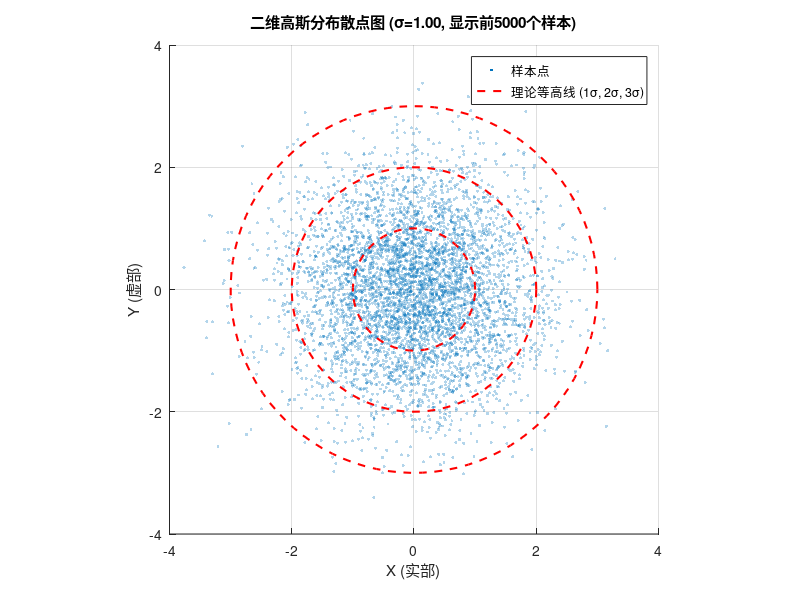
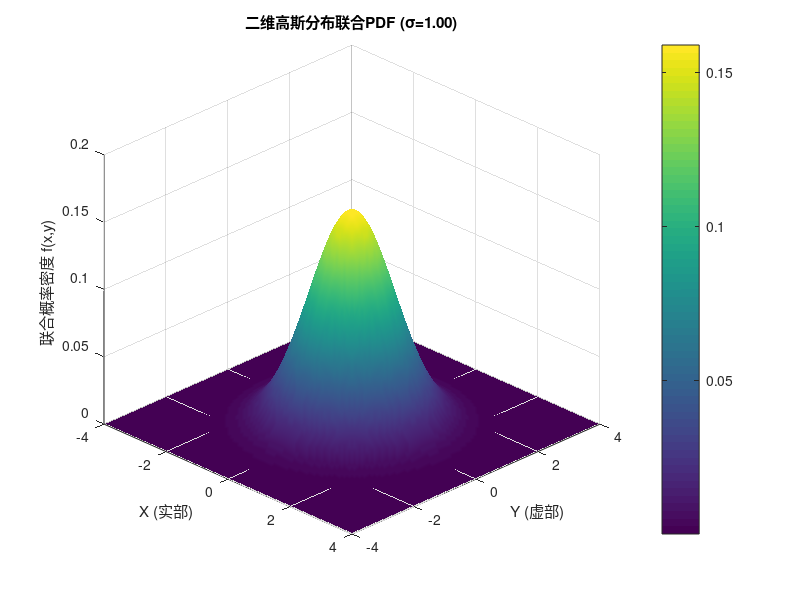
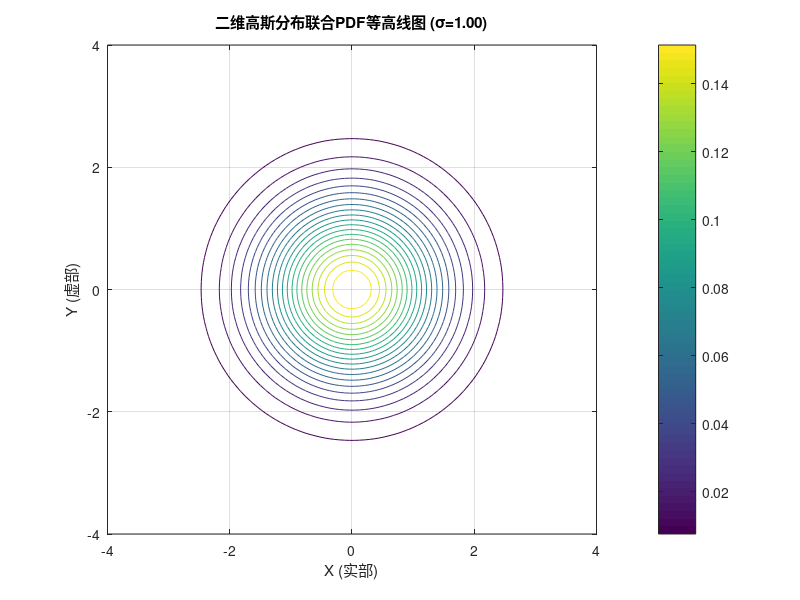

The MATLAB script that drew these images, in order: (Note: this script raises an error after producing the figures.)
% ============================================================================
% 文件名: test6.m
% 功能: 二维高斯分布到瑞利分布的推导步骤 + 可视化示例
% 描述:
%   1. 展示二维高斯分布（两个独立的高斯随机变量X和Y）
%   2. 推导瑞利分布：R = sqrt(X^2 + Y^2) 的幅度分布
%   3. 推导相位分布：θ = atan2(Y, X) 的均匀分布
%   4. 生成多个Figure展示：
%      - Figure 1: 二维高斯分布的散点图（X-Y平面）
%      - Figure 2: 二维高斯分布的联合概率密度函数（3D曲面）
%      - Figure 3: 二维高斯分布的联合概率密度函数（等高线图）
%      - Figure 4: 幅度R的直方图与理论瑞利分布PDF对比
%      - Figure 5: 相位θ的直方图与理论均匀分布PDF对比
%      - Figure 6: 幅度R的累积分布函数（CDF）对比
%      - Figure 7: 极坐标表示（幅度-相位关系）
%      - Figure 8: 瑞利分布参数对PDF的影响
% 原理: 
%   设 X ~ N(0, σ²), Y ~ N(0, σ²)，且X和Y独立
%   定义 R = sqrt(X² + Y²) 为幅度，θ = atan2(Y, X) 为相位
%   则 R 服从瑞利分布：f_R(r) = (r/σ²) * exp(-r²/(2σ²)), r ≥ 0
%   且 θ 服从均匀分布：f_θ(θ) = 1/(2π), θ ∈ [0, 2π)
%   瑞利分布参数：σ（尺度参数）
% ============================================================================

clc; clear; close all;

%===============================================================================
% 【系统参数配置】
%===============================================================================
N_samples = 100000;              % 样本数量（足够大以保证统计准确性）
sigma = 1.0;                     % 高斯分布的标准差（瑞利分布的尺度参数）
% 注意：瑞利分布的PDF为 f_R(r) = (r/σ²) * exp(-r²/(2σ²))
%      其中σ是尺度参数，对应二维高斯分布的标准差

%===============================================================================
% 【步骤1: 生成二维高斯分布样本】
%===============================================================================
% 生成两个独立的标准高斯随机变量
% X ~ N(0, σ²), Y ~ N(0, σ²)，且X和Y独立
randn('state', 0);               % 设置随机种子以保证可重复性
X = sigma * randn(1, N_samples); % X分量：均值为0，标准差为σ
Y = sigma * randn(1, N_samples); % Y分量：均值为0，标准差为σ

%===============================================================================
% 【步骤2: 计算幅度和相位】
%===============================================================================
% 幅度：R = sqrt(X² + Y²)
R = sqrt(X.^2 + Y.^2);

% 相位：θ = atan2(Y, X)，范围 [-π, π]
theta = atan2(Y, X);
% 将相位转换到 [0, 2π] 范围以便与理论分布对比
theta_0_2pi = mod(theta, 2*pi);

%===============================================================================
% 【可视化分析】
%===============================================================================

%------------------------------------------------------------------------------
% Figure 1: 二维高斯分布的散点图（X-Y平面）
%------------------------------------------------------------------------------
figure(1);
scatter(X(1:5000), Y(1:5000), 5, 'filled', 'MarkerFaceAlpha', 0.3);
grid on; hold on;
xlabel('X (实部)');
ylabel('Y (虚部)');
title(sprintf('二维高斯分布散点图 (σ=%.2f, 显示前5000个样本)', sigma));
axis equal;
xlim([-4*sigma, 4*sigma]);
ylim([-4*sigma, 4*sigma]);

% 添加理论等高线（2D高斯分布的等高线是同心圆）
theta_circle = linspace(0, 2*pi, 100);
for r_mult = 1:3
    r_contour = r_mult * sigma;
    x_contour = r_contour * cos(theta_circle);
    y_contour = r_contour * sin(theta_circle);
    plot(x_contour, y_contour, 'r--', 'LineWidth', 1.5);
end
legend({'样本点', '理论等高线 (1σ, 2σ, 3σ)'}, 'Location', 'best');
hold off;

%------------------------------------------------------------------------------
% Figure 2: 二维高斯分布的联合概率密度函数（3D曲面）
%------------------------------------------------------------------------------
figure(2);
x_grid = linspace(-4*sigma, 4*sigma, 100);
y_grid = linspace(-4*sigma, 4*sigma, 100);
[X_grid, Y_grid] = meshgrid(x_grid, y_grid);

% 理论联合PDF：f(x,y) = (1/(2πσ²)) * exp(-(x²+y²)/(2σ²))
Z_theory = (1/(2*pi*sigma^2)) * exp(-(X_grid.^2 + Y_grid.^2)/(2*sigma^2));

surf(X_grid, Y_grid, Z_theory);
xlabel('X (实部)');
ylabel('Y (虚部)');
zlabel('联合概率密度 f(x,y)');
title(sprintf('二维高斯分布联合PDF (σ=%.2f)', sigma));
colorbar;
shading interp;
view(45, 30);

%------------------------------------------------------------------------------
% Figure 3: 二维高斯分布的联合概率密度函数（等高线图）
%------------------------------------------------------------------------------
figure(3);
contour(X_grid, Y_grid, Z_theory, 20);
xlabel('X (实部)');
ylabel('Y (虚部)');
title(sprintf('二维高斯分布联合PDF等高线图 (σ=%.2f)', sigma));
colorbar;
grid on;
axis equal;

%------------------------------------------------------------------------------
% Figure 4: 幅度R的直方图与理论瑞利分布PDF对比
%------------------------------------------------------------------------------
figure(4);
% 直方图
r_max = 5*sigma;
r_bins = linspace(0, r_max, 100);
hist_counts = histcounts(R, r_bins);
r_centers = (r_bins(1:end-1) + r_bins(2:end)) / 2;
hist_pdf = hist_counts / (N_samples * (r_bins(2) - r_bins(1))); % 归一化为PDF

% 理论瑞利分布PDF：f_R(r) = (r/σ²) * exp(-r²/(2σ²)), r ≥ 0
r_theory = linspace(0, r_max, 1000);
rayleigh_pdf_theory = (r_theory / sigma^2) .* exp(-r_theory.^2 / (2*sigma^2));

% 绘制对比
bar(r_centers, hist_pdf, 'FaceColor', [0.7 0.7 0.9], 'EdgeColor', 'none', 'FaceAlpha', 0.6);
hold on;
plot(r_theory, rayleigh_pdf_theory, 'r-', 'LineWidth', 2);
grid on;
xlabel('幅度 R = \sqrt{X^2 + Y^2}');
ylabel('概率密度 f_R(r)');
title(sprintf('幅度R的分布：仿真直方图 vs 理论瑞利分布 (σ=%.2f)', sigma));
legend({'仿真直方图', '理论瑞利分布'}, 'Location', 'best');
xlim([0, r_max]);

% 计算统计量
R_mean_sim = mean(R);
R_var_sim = var(R);
R_mean_theory = sigma * sqrt(pi/2);  % 理论均值
R_var_theory = (4-pi)/2 * sigma^2;   % 理论方差
fprintf('\n==== 幅度R的统计量对比 ====\n');
fprintf('仿真均值: %.6f, 理论均值: %.6f (误差: %.2f%%)\n', ...
    R_mean_sim, R_mean_theory, 100*abs(R_mean_sim-R_mean_theory)/R_mean_theory);
fprintf('仿真方差: %.6f, 理论方差: %.6f (误差: %.2f%%)\n', ...
    R_var_sim, R_var_theory, 100*abs(R_var_sim-R_var_theory)/R_var_theory);
fprintf('================================\n');

%------------------------------------------------------------------------------
% Figure 5: 相位θ的直方图与理论均匀分布PDF对比
%------------------------------------------------------------------------------
figure(5);
% 直方图
theta_bins = linspace(0, 2*pi, 50);
hist_counts_theta = histcounts(theta_0_2pi, theta_bins);
theta_centers = (theta_bins(1:end-1) + theta_bins(2:end)) / 2;
hist_pdf_theta = hist_counts_theta / (N_samples * (theta_bins(2) - theta_bins(1))); % 归一化为PDF

% 理论均匀分布PDF：f_θ(θ) = 1/(2π), θ ∈ [0, 2π)
uniform_pdf_theory = ones(size(theta_centers)) / (2*pi);

% 绘制对比
bar(theta_centers, hist_pdf_theta, 'FaceColor', [0.9 0.7 0.7], 'EdgeColor', 'none', 'FaceAlpha', 0.6);
hold on;
plot(theta_centers, uniform_pdf_theory, 'b-', 'LineWidth', 2);
grid on;
xlabel('相位 θ = atan2(Y, X) (弧度)');
ylabel('概率密度 f_θ(θ)');
title('相位θ的分布：仿真直方图 vs 理论均匀分布');
legend({'仿真直方图', '理论均匀分布 (1/(2π))'}, 'Location', 'best');
xlim([0, 2*pi]);
xticks(0:pi/2:2*pi);
xticklabels({'0', 'π/2', 'π', '3π/2', '2π'});

%------------------------------------------------------------------------------
% Figure 6: 幅度R的累积分布函数（CDF）对比
%------------------------------------------------------------------------------
figure(6);
% 仿真CDF（经验CDF）
r_sorted = sort(R);
cdf_sim = (1:N_samples) / N_samples;

% 理论瑞利分布CDF：F_R(r) = 1 - exp(-r²/(2σ²)), r ≥ 0
r_cdf = linspace(0, r_max, 1000);
cdf_theory = 1 - exp(-r_cdf.^2 / (2*sigma^2));

plot(r_sorted, cdf_sim, 'b-', 'LineWidth', 1.5, 'DisplayName', '仿真CDF');
hold on;
plot(r_cdf, cdf_theory, 'r--', 'LineWidth', 2, 'DisplayName', '理论瑞利CDF');
grid on;
xlabel('幅度 R');
ylabel('累积分布函数 F_R(r)');
title(sprintf('幅度R的累积分布函数对比 (σ=%.2f)', sigma));
legend('Location', 'best');
xlim([0, r_max]);

%------------------------------------------------------------------------------
% Figure 7: 极坐标表示（幅度-相位关系）
%------------------------------------------------------------------------------
figure(7);
% 子图1：极坐标散点图
subplot(2, 2, 1);
polarscatter(theta_0_2pi(1:5000), R(1:5000), 5, 'filled', 'MarkerFaceAlpha', 0.3);
title('极坐标表示：幅度-相位散点图（前5000个样本）');

% 子图2：幅度分布（极坐标下的径向分布）
subplot(2, 2, 2);
polarhistogram(R(1:5000), 30, 'FaceColor', [0.7 0.7 0.9], 'FaceAlpha', 0.6);
title('幅度R的极坐标直方图');

% 子图3：相位分布（极坐标下的角度分布）
subplot(2, 2, 3);
polarhistogram(theta_0_2pi(1:5000), 30, 'FaceColor', [0.9 0.7 0.7], 'FaceAlpha', 0.6);
title('相位θ的极坐标直方图');

% 子图4：幅度-相位联合分布（2D直方图）
subplot(2, 2, 4);
histogram2(theta_0_2pi, R, 30, 'DisplayStyle', 'tile', 'ShowEmptyBins', 'off');
xlabel('相位 θ (弧度)');
ylabel('幅度 R');
title('幅度-相位联合分布（2D直方图）');
colorbar;
xticks(0:pi/2:2*pi);
xticklabels({'0', 'π/2', 'π', '3π/2', '2π'});

%------------------------------------------------------------------------------
% Figure 8: 瑞利分布参数σ对PDF的影响
%------------------------------------------------------------------------------
figure(8);
sigma_values = [0.5, 1.0, 1.5, 2.0];  % 不同的σ值
colors_8 = lines(length(sigma_values));
r_plot = linspace(0, 6, 1000);

hold on;
for i = 1:length(sigma_values)
    sig = sigma_values(i);
    rayleigh_pdf = (r_plot / sig^2) .* exp(-r_plot.^2 / (2*sig^2));
    plot(r_plot, rayleigh_pdf, 'Color', colors_8(i,:), 'LineWidth', 2, ...
        'DisplayName', sprintf('σ = %.1f', sig));
end
grid on;
xlabel('幅度 r');
ylabel('概率密度 f_R(r)');
title('瑞利分布PDF随参数σ的变化');
legend('Location', 'best');
xlim([0, 6]);

% 标注峰值位置（瑞利分布的众数在 r = σ 处）
for i = 1:length(sigma_values)
    sig = sigma_values(i);
    peak_value = (sig / sig^2) * exp(-sig^2 / (2*sig^2));
    plot(sig, peak_value, 'o', 'Color', colors_8(i,:), 'MarkerSize', 8, 'MarkerFaceColor', colors_8(i,:));
end

%===============================================================================
% 【命令行输出摘要】
%===============================================================================
fprintf('\n==== 二维高斯分布到瑞利分布推导总结 ====\n');
fprintf('样本数量: %d\n', N_samples);
fprintf('高斯分布标准差 σ: %.2f\n', sigma);
fprintf('\n【推导步骤】\n');
fprintf('1. 生成两个独立的高斯随机变量：X ~ N(0,σ²), Y ~ N(0,σ²)\n');
fprintf('2. 计算幅度：R = sqrt(X² + Y²)\n');
fprintf('3. 计算相位：θ = atan2(Y, X)\n');
fprintf('4. 结果：R 服从瑞利分布，θ 服从均匀分布\n');
fprintf('\n【理论结果】\n');
fprintf('幅度R的PDF: f_R(r) = (r/σ²) * exp(-r²/(2σ²)), r ≥ 0\n');
fprintf('幅度R的均值: E[R] = σ * sqrt(π/2) ≈ %.6f\n', sigma*sqrt(pi/2));
fprintf('幅度R的方差: Var[R] = (4-π)/2 * σ² ≈ %.6f\n', (4-pi)/2*sigma^2);
fprintf('相位θ的PDF: f_θ(θ) = 1/(2π), θ ∈ [0, 2π)\n');
fprintf('相位θ的均值: E[θ] = π\n');
fprintf('相位θ的方差: Var[θ] = π²/3\n');
fprintf('\n【应用场景】\n');
fprintf('瑞利分布常用于描述：\n');
fprintf('  - 无线通信中的瑞利衰落信道（多径传播）\n');
fprintf('  - 复高斯随机过程的幅度分布\n');
fprintf('  - 二维随机游走的距离分布\n');
fprintf('==========================================\n\n');

